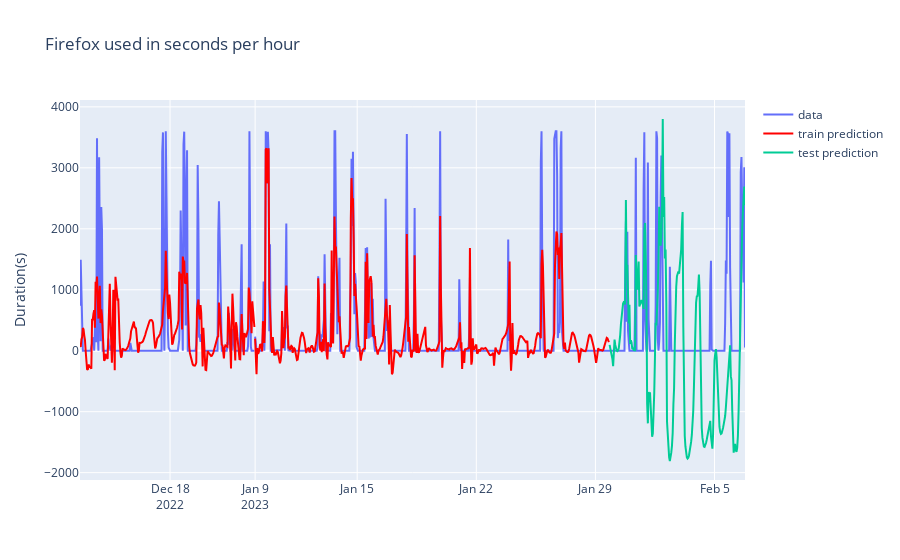

Notebook code for this chart:
### Code cell
plot_prediction(df_1, train_pred, test_pred, n_steps, start, end)

### Figure 1 — Plotly figure (JSON) as saved in the notebook; plotly's stock layout.template omitted (floating-point values rounded to 4 significant figures; data arrays with more than 128 entries replaced by an {"elided": "..."} marker saying what was removed)
{"data": [{"name": "data", "type": "scatter", "x": {"elided": "962 str values"}, "y": {"elided": "962 float values"}}, {"line": {"color": "red"}, "name": "train prediction", "type": "scatter", "x": {"elided": "770 str values"}, "y": {"elided": "770 float values"}}, {"line": {"color": "red"}, "name": "train prediction", "showlegend": false, "type": "scatter", "x": [], "y": []}, {"line": {"color": "#00CC96"}, "name": "test prediction", "type": "scatter", "x": {"elided": "192 str values"}, "y": {"elided": "192 float values"}}], "layout": {"title": {"text": "Firefox used in seconds per hour"}, "xaxis": {"rangebreaks": [{"values": ["2022-12-23T00:00:00", "2022-12-24T00:00:00", "2022-12-25T00:00:00", "2022-12-26T00:00:00", "2022-12-27T00:00:00", "2022-12-28T00:00:00", "2022-12-29T00:00:00", "2022-12-30T00:00:00", "2022-12-31T00:00:00", "2023-01-01T00:00:00", "2023-01-02T00:00:00", "2023-01-03T00:00:00", "2023-01-04T00:00:00", "2023-01-05T00:00:00", "2023-01-06T00:00:00", "2023-01-07T00:00:00", "2023-01-08T00:00:00"]}]}, "yaxis": {"title": {"text": "Duration(s)"}}}}
